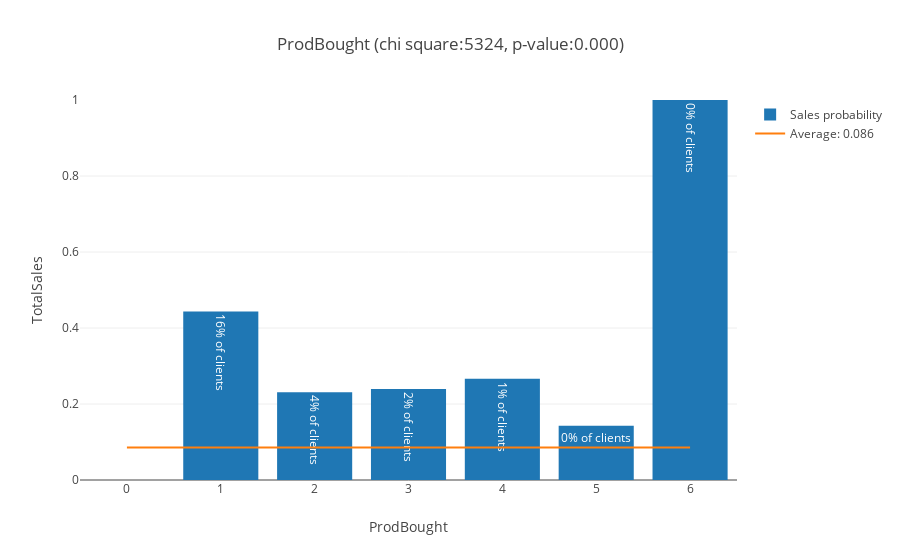

Write notebook code for a chart like this one.
### Markdown cell above
### ProdBought ###

Number of different products previously bought

### Code cell
chi, pval, fig = analyze_feature('ProdBought', db1, categorical=False)
scores['ProdBought'] = (chi, pval)
iplot(fig)

### Figure 1 — Plotly figure (JSON) as saved in the notebook; plotly's stock layout.template omitted (floating-point values rounded to 4 significant figures)
{"data": [{"error_y": {"array": [0, 0.4969, 0.4218, 0.4272, 0.4437, 0.3631, null], "type": "data", "visible": false}, "name": "Sales probability", "text": ["78% of clients", "16% of clients", "4% of clients", "2% of clients", "1% of clients", "0% of clients", "0% of clients"], "type": "bar", "x": [0, 1, 2, 3, 4, 5, 6], "y": [0, 0.4435, 0.231, 0.2393, 0.2661, 0.1429, 1]}, {"mode": "lines", "name": "Average: 0.086", "type": "scatter", "x": [0, 6], "y": [0.08575, 0.08575]}], "layout": {"barmode": "group", "title": "ProdBought (chi square:5324, p-value:0.000)", "xaxis": {"title": "ProdBought"}, "yaxis": {"range": [0, 1], "title": "TotalSales"}}}
